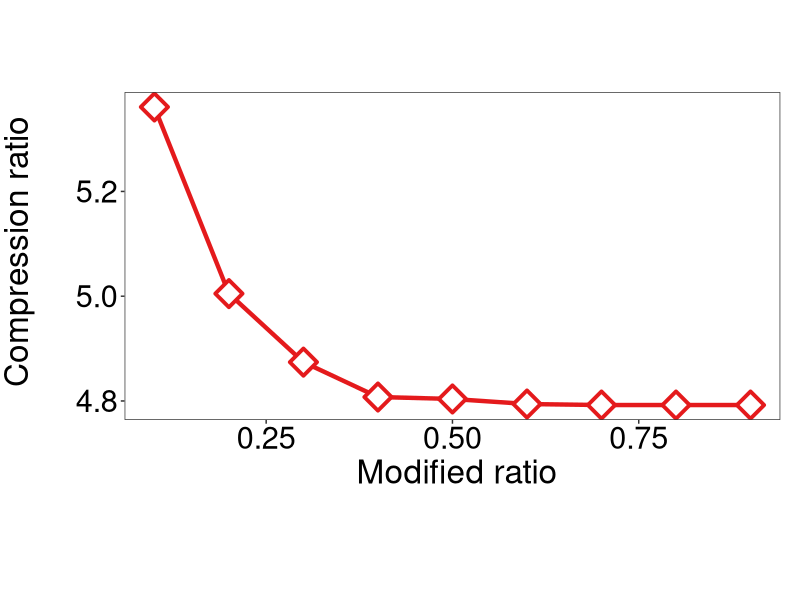
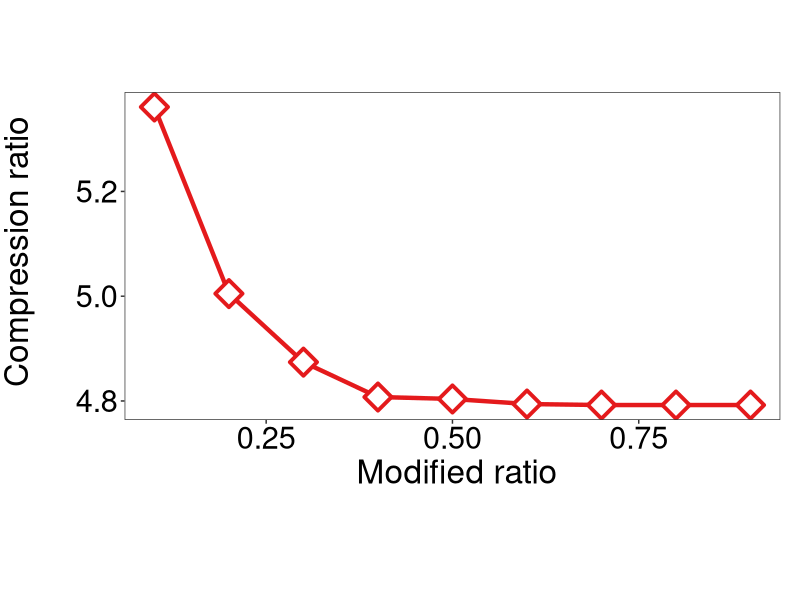

Reproduce these figures in R, in order.
library(ggplot2)
library(cowplot)
require(RColorBrewer)
require(scales)
library(readxl)
library(tidyr)
library(dplyr)
# 设置工作目录
setwd(dirname(rstudioapi::getActiveDocumentContext()$path))

# 定义生成普通折线图的函数
create_line_plot <- function(df) {
  p <- ggplot(df, aes(x = x_value, y = y_value, color = source, shape = source, linetype = source)) +
    scale_shape_manual(values = c(23)) +
    scale_colour_brewer(palette = "Set1") + 
    scale_linetype_manual(values = c(1)) +              
    geom_line(size = 1.5) +
    geom_point(size = 6, stroke = 2, fill = "white") + 
    theme_bw() +
    theme(
      legend.position = "",
      legend.text = element_text(size = 19), 
      legend.key.height = unit(1.8, "line"),
      legend.key.width = unit(2, "line"),
      legend.direction = "horizontal",
      legend.text.align = 0,
      legend.margin = margin(t = 0, unit = 'cm'),
      legend.title = element_blank(),
      plot.margin = unit(c(0.5, 0.5, 0, 0.1), "cm"),
      axis.title.x = element_text(size = 24), 
      axis.title.y = element_text(size = 24),  
      axis.text = element_text(size = 22, color = "black"), 
      aspect.ratio = 0.5, 
      panel.grid.major = element_blank(), 
      panel.grid.minor = element_blank()
    ) +
    labs(x = ' Modified ratio
', y = ' Compression ratio
')
  return(p)
}

# 手动输入数据
x_values <-  c(
  0.1,	0.2	,0.3	,0.4,	0.5,	0.6,	0.7	,0.8,	0.9
)
y_values <- c(
  5.361226667,	5.004953333,	4.874146667,	4.807546667,	4.803806667	,4.794166667,	4.792226667,	4.792226667,	4.792226667
)

df <- data.frame(
  x_value = rep(x_values, 1),
  y_value = y_values,
  source = factor(rep(c('NTrans'), each = length(x_values)),
                  levels = c('NTrans')) # 设置顺序
)

# 绘制折线图

p <- create_line_plot(df)

# 保存图表到文件
ggsave('pic2-Line-chart.pdf', plot = p, height = 5, width = 10)

print(p)
